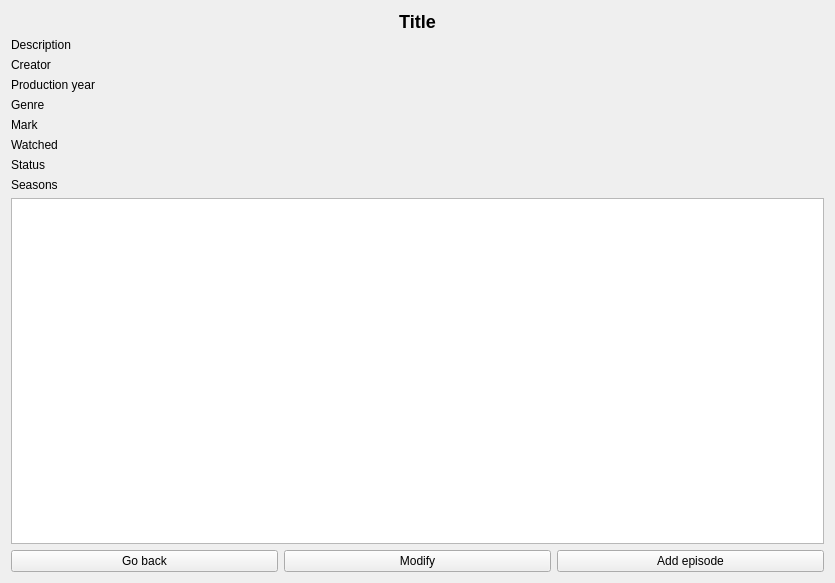
<?xml version="1.0" encoding="UTF-8"?>
<ui version="4.0">
 <class>SerieViewWidget</class>
 <widget class="QWidget" name="SerieViewWidget">
  <property name="geometry">
   <rect>
    <x>0</x>
    <y>0</y>
    <width>835</width>
    <height>583</height>
   </rect>
  </property>
  <property name="windowTitle">
   <string>Form</string>
  </property>
  <layout class="QVBoxLayout" name="verticalLayout">
   <item>
    <widget class="QLabel" name="titleLabel">
     <property name="styleSheet">
      <string notr="true">font-weight: bold; font-size: 18px;</string>
     </property>
     <property name="text">
      <string>Title</string>
     </property>
     <property name="alignment">
      <set>Qt::AlignmentFlag::AlignCenter</set>
     </property>
    </widget>
   </item>
   <item>
    <widget class="QLabel" name="descriptionLabel">
     <property name="text">
      <string>Description</string>
     </property>
    </widget>
   </item>
   <item>
    <layout class="QFormLayout" name="formLayout">
     <item row="0" column="0">
      <widget class="QLabel" name="creatorLabel">
       <property name="text">
        <string>Creator</string>
       </property>
      </widget>
     </item>
     <item row="1" column="0">
      <widget class="QLabel" name="productionYearLabel">
       <property name="text">
        <string>Production year</string>
       </property>
      </widget>
     </item>
     <item row="2" column="0">
      <widget class="QLabel" name="genreLabel">
       <property name="text">
        <string>Genre</string>
       </property>
      </widget>
     </item>
     <item row="3" column="0">
      <widget class="QLabel" name="markLabel">
       <property name="text">
        <string>Mark</string>
       </property>
      </widget>
     </item>
     <item row="0" column="1">
      <widget class="QLabel" name="creatorValueLabel">
       <property name="text">
        <string/>
       </property>
      </widget>
     </item>
     <item row="1" column="1">
      <widget class="QLabel" name="productionYearValueLabel">
       <property name="text">
        <string/>
       </property>
      </widget>
     </item>
     <item row="2" column="1">
      <widget class="QLabel" name="genreValueLabel">
       <property name="text">
        <string/>
       </property>
      </widget>
     </item>
     <item row="3" column="1">
      <widget class="QLabel" name="markValueLabel">
       <property name="text">
        <string/>
       </property>
      </widget>
     </item>
     <item row="4" column="0">
      <widget class="QLabel" name="isWatchedLabel">
       <property name="text">
        <string>Watched</string>
       </property>
      </widget>
     </item>
     <item row="4" column="1">
      <widget class="QLabel" name="isWatchedValueLabel">
       <property name="text">
        <string/>
       </property>
      </widget>
     </item>
     <item row="5" column="0">
      <widget class="QLabel" name="statusLabel">
       <property name="text">
        <string>Status</string>
       </property>
      </widget>
     </item>
     <item row="5" column="1">
      <widget class="QLabel" name="statusValueLabel">
       <property name="text">
        <string/>
       </property>
      </widget>
     </item>
     <item row="6" column="0">
      <widget class="QLabel" name="seasonLabel">
       <property name="text">
        <string>Seasons</string>
       </property>
      </widget>
     </item>
     <item row="6" column="1">
      <widget class="QLabel" name="seasonCountLabel">
       <property name="text">
        <string/>
       </property>
      </widget>
     </item>
    </layout>
   </item>
   <item>
    <widget class="QListWidget" name="episodeList"/>
   </item>
   <item>
    <layout class="QHBoxLayout" name="buttonLayout">
     <item>
      <widget class="QPushButton" name="goBackButton">
       <property name="text">
        <string>Go back</string>
       </property>
      </widget>
     </item>
     <item>
      <widget class="QPushButton" name="modifySeriesButton">
       <property name="text">
        <string>Modify</string>
       </property>
      </widget>
     </item>
     <item>
      <widget class="QPushButton" name="addEpisodeButton">
       <property name="text">
        <string>Add episode</string>
       </property>
      </widget>
     </item>
    </layout>
   </item>
  </layout>
 </widget>
 <resources/>
 <connections/>
</ui>
